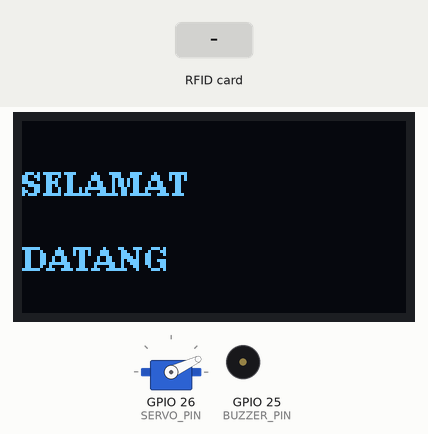
The sketch below on a simulated ESP32. Shown: 128×64 one-colour display, servo, buzzer (waves = sounding). Inputs (shaded band) come from the test bench. What the sketch prints to the serial monitor is not drawn.

Above: at 2.3 s.
2.4 s: RFID card FA 69 FB 03 held to the reader
At 2.58 s:
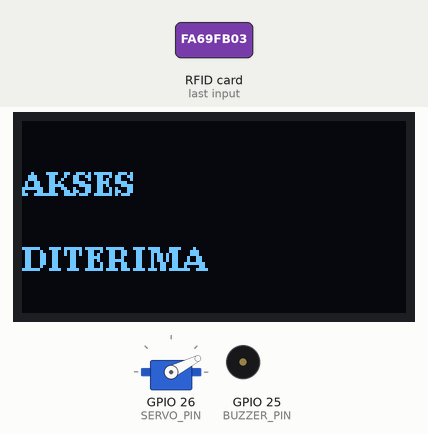
At 4.1 s:
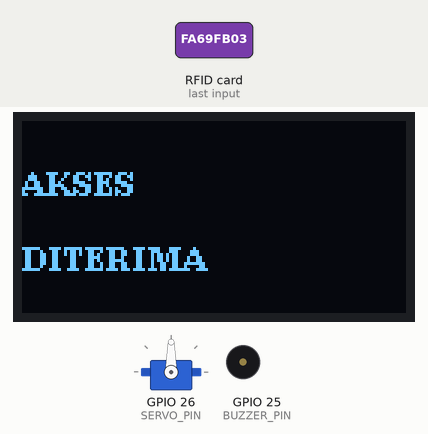
Timing chart, 0 to 9.0 s (numbered marks = the images above; inputs shaded):
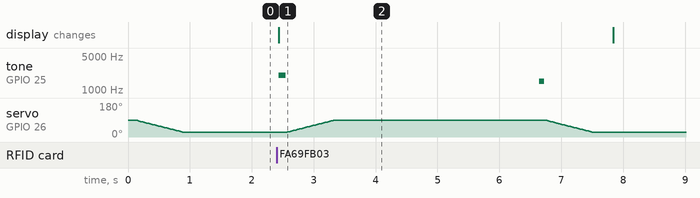

The sketch:

sketch_jan16a.ino
```cpp
#include <SPI.h>
#include <MFRC522.h>
#include <Wire.h>
#include <U8g2lib.h>
#include <ESP32Servo.h>

/* ================= RFID ================= */
#define SS_PIN   5
#define RST_PIN  27
MFRC522 rfid(SS_PIN, RST_PIN);

/* ================= OLED ================= */
U8G2_SSD1306_128X64_NONAME_F_HW_I2C oled(U8G2_R0);

/* ================= SERVO ================= */
#define SERVO_PIN   26
#define SERVO_TUTUP 25     // DIKECILIN
#define SERVO_BUKA  90     // AMAN UNTUK SG90
Servo door;

/* ================= BUZZER PASIF ================= */
#define BUZZER_PIN 25

/* ================= UID TERDAFTAR ================= */
String uidTerdaftar[] = {
  "FA69FB03",
  "04AB12CD"
};
int jumlahUID = 2;

/* ================= UTIL ================= */
void beep(int freq, int dur){
  tone(BUZZER_PIN, freq);
  delay(dur);
  noTone(BUZZER_PIN);
}

void tampilOLED(String a, String b){
  oled.clearBuffer();
  oled.setFont(u8g2_font_ncenB08_tr);
  oled.drawStr(0, 25, a.c_str());
  oled.drawStr(0, 50, b.c_str());
  oled.sendBuffer();
}

bool cekAkses(String uid){
  for(int i = 0; i < jumlahUID; i++){
    if(uid == uidTerdaftar[i]) return true;
  }
  return false;
}

/* ================= GERAK SERVO HALUS ================= */
void servoKe(int dari, int ke){
  door.attach(SERVO_PIN, 500, 2400);
  if(dari < ke){
    for(int p = dari; p <= ke; p++){
      door.write(p);
      delay(12);
    }
  } else {
    for(int p = dari; p >= ke; p--){
      door.write(p);
      delay(12);
    }
  }
  delay(300);
  door.detach();   // 🔥 KUNCI UTAMA
}

/* ================= SETUP ================= */
void setup(){
  Serial.begin(115200);

  pinMode(BUZZER_PIN, OUTPUT);
  digitalWrite(BUZZER_PIN, LOW);

  Wire.begin(21, 22);
  oled.begin();
  tampilOLED("SELAMAT", "DATANG");

  SPI.begin(18, 19, 23, 5);
  rfid.PCD_Init();

  servoKe(SERVO_BUKA, SERVO_TUTUP); // pastikan terkunci
}

/* ================= LOOP ================= */
void loop(){

  if(!rfid.PICC_IsNewCardPresent()) return;
  if(!rfid.PICC_ReadCardSerial()) return;

  String uid = "";
  for(byte i = 0; i < rfid.uid.size; i++){
    if(rfid.uid.uidByte[i] < 0x10) uid += "0";
    uid += String(rfid.uid.uidByte[i], HEX);
  }
  uid.toUpperCase();
  Serial.println(uid);

  if(cekAkses(uid)){
    tampilOLED("AKSES", "DITERIMA");
    beep(2000, 120);

    // ===== BUKA =====
    servoKe(SERVO_TUTUP, SERVO_BUKA);

    delay(3000); // pintu terbuka

    beep(1500, 80);

    // ===== TUTUP =====
    servoKe(SERVO_BUKA, SERVO_TUTUP);

    tampilOLED("SELAMAT", "DATANG");

  } else {
    tampilOLED("AKSES", "DITOLAK");
    beep(800, 400);
    delay(1500);
    tampilOLED("SELAMAT", "DATANG");
  }

  rfid.PICC_HaltA();
  rfid.PCD_StopCrypto1();

  while(rfid.PICC_IsNewCardPresent()){
    delay(50);
  }
  delay(300);
}
```

Measured:
- after the input at 2.4 s, tone on GPIO 25 (BUZZER_PIN): silent → 2000 Hz at once, → silent 0.12 s later, → 1500 Hz 4.1 s later, → silent 0.08 s later; servo on GPIO 26 (SERVO_PIN): rises from 25° to 90° in 0.76 s, then falls to 25° in 4.2 s; the display: changes at once (image 1)
